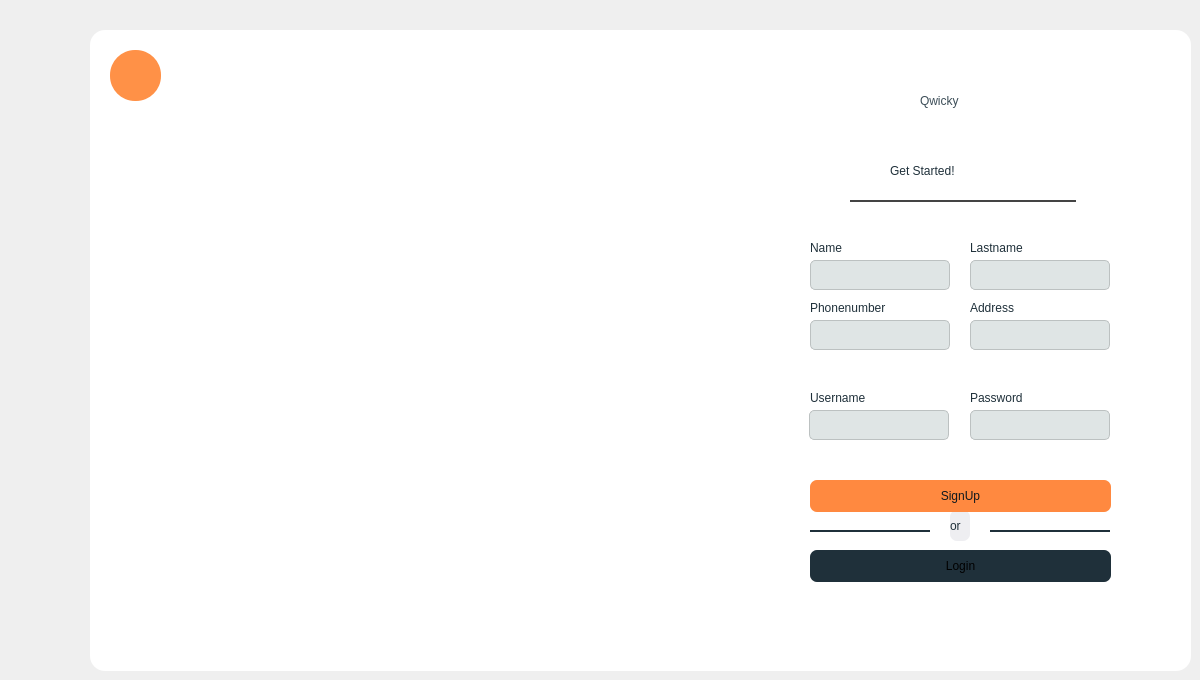
    <widget class="QWidget" name="Signup_QW">
     <widget class="QGroupBox" name="groupBox_2">
      <property name="geometry">
       <rect>
        <x>90</x>
        <y>30</y>
        <width>1101</width>
        <height>641</height>
       </rect>
      </property>
      <property name="styleSheet">
       <string notr="true">background: white;
    border-radius: 15px;</string>
      </property>
      <property name="title">
       <string/>
      </property>
      <widget class="QGroupBox" name="groupBox_4">
       <property name="geometry">
        <rect>
         <x>630</x>
         <y>0</y>
         <width>431</width>
         <height>621</height>
        </rect>
       </property>
       <property name="styleSheet">
        <string notr="true">background: white;
    border-radius: 7px;</string>
       </property>
       <property name="title">
        <string/>
       </property>
       <widget class="QLabel" name="label_8">
        <property name="geometry">
         <rect>
          <x>230</x>
          <y>480</y>
          <width>20</width>
          <height>31</height>
         </rect>
        </property>
        <property name="styleSheet">
         <string notr="true">font:  600 16pt &quot;Segoe UI&quot;;
color: rgb(31, 48, 58);
background: #eeeef1</string>
        </property>
        <property name="text">
         <string>or</string>
        </property>
       </widget>
       <widget class="Line" name="line_4">
        <property name="geometry">
         <rect>
          <x>90</x>
          <y>500</y>
          <width>120</width>
          <height>2</height>
         </rect>
        </property>
        <property name="styleSheet">
         <string notr="true">background-color: rgb(31, 48, 58);
    height: 1px;
    border: none;</string>
        </property>
        <property name="orientation">
         <enum>Qt::Horizontal</enum>
        </property>
       </widget>
       <widget class="Line" name="line_5">
        <property name="geometry">
         <rect>
          <x>270</x>
          <y>500</y>
          <width>120</width>
          <height>2</height>
         </rect>
        </property>
        <property name="styleSheet">
         <string notr="true">background-color: rgb(31, 48, 58);
height: 0.5px;</string>
        </property>
        <property name="orientation">
         <enum>Qt::Horizontal</enum>
        </property>
       </widget>
       <widget class="QLabel" name="label_9">
        <property name="geometry">
         <rect>
          <x>170</x>
          <y>120</y>
          <width>141</width>
          <height>41</height>
         </rect>
        </property>
        <property name="styleSheet">
         <string notr="true">color: rgb(31, 48, 58);

font: 600 20pt &quot;Monotype Corsiva&quot;;</string>
        </property>
        <property name="text">
         <string>Get Started!</string>
        </property>
       </widget>
       <widget class="Line" name="line_6">
        <property name="geometry">
         <rect>
          <x>130</x>
          <y>170</y>
          <width>226</width>
          <height>2</height>
         </rect>
        </property>
        <property name="styleSheet">
         <string notr="true">background-color: rgb(68, 68, 68);
    height: 1px;
    border: none;</string>
        </property>
        <property name="orientation">
         <enum>Qt::Horizontal</enum>
        </property>
       </widget>
       <widget class="QLabel" name="Password_L">
        <property name="geometry">
         <rect>
          <x>250</x>
          <y>360</y>
          <width>91</width>
          <height>16</height>
         </rect>
        </property>
        <property name="styleSheet">
         <string notr="true">color: rgb(31, 48, 58);
font: 600 10pt &quot;Segoe UI&quot;;</string>
        </property>
        <property name="text">
         <string>Password</string>
        </property>
       </widget>
       <widget class="QLabel" name="Logo2_L">
        <property name="geometry">
         <rect>
          <x>210</x>
          <y>20</y>
          <width>41</width>
          <height>41</height>
         </rect>
        </property>
        <property name="styleSheet">
         <string notr="true">color: rgb(31, 48, 58);</string>
        </property>
        <property name="text">
         <string/>
        </property>
        <property name="pixmap">
         <pixmap resource="data/mainresources.qrc">:/new/prefix1/images/logo2.png</pixmap>
        </property>
        <property name="scaledContents">
         <bool>true</bool>
        </property>
       </widget>
       <widget class="QLabel" name="Qwicky2_L">
        <property name="geometry">
         <rect>
          <x>200</x>
          <y>60</y>
          <width>61</width>
          <height>21</height>
         </rect>
        </property>
        <property name="styleSheet">
         <string notr="true">color: rgb(61, 78, 88);
font: 600 13pt &quot;Segoe UI&quot;;</string>
        </property>
        <property name="text">
         <string>Qwicky</string>
        </property>
       </widget>
       <widget class="QPushButton" name="ShowPass2_PB">
        <property name="geometry">
         <rect>
          <x>360</x>
          <y>380</y>
          <width>21</width>
          <height>31</height>
         </rect>
        </property>
        <property name="styleSheet">
         <string notr="true">	background-color: none;</string>
        </property>
        <property name="text">
         <string/>
        </property>
        <property name="icon">
         <iconset resource="data/mainresources.qrc">
          <normaloff>:/icons/images/icons/openeye.png</normaloff>:/icons/images/icons/openeye.png</iconset>
        </property>
        <property name="iconSize">
         <size>
          <width>20</width>
          <height>20</height>
         </size>
        </property>
       </widget>
       <widget class="QLineEdit" name="Password2_LE">
        <property name="geometry">
         <rect>
          <x>250</x>
          <y>380</y>
          <width>140</width>
          <height>30</height>
         </rect>
        </property>
        <property name="styleSheet">
         <string notr="true">QLineEdit {
	background-color: rgb(223, 229, 229);
	color: rgb(31, 48, 58);
	border-radius: 5px;
	border-width: 0.5px;
	border-style: solid;
	border-color: rgb(188, 193, 193);
	padding-left: 5px;
	padding-right: 35;
}

QLineEdit:focus {
    border-color: rgb(52, 81, 98);
}</string>
        </property>
       </widget>
       <widget class="QLabel" name="Username2_L">
        <property name="geometry">
         <rect>
          <x>90</x>
          <y>360</y>
          <width>91</width>
          <height>16</height>
         </rect>
        </property>
        <property name="styleSheet">
         <string notr="true">color: rgb(31, 48, 58);
font: 600 10pt &quot;Segoe UI&quot;;</string>
        </property>
        <property name="text">
         <string>Username</string>
        </property>
       </widget>
       <widget class="QLineEdit" name="Username2_LE">
        <property name="geometry">
         <rect>
          <x>89</x>
          <y>380</y>
          <width>140</width>
          <height>30</height>
         </rect>
        </property>
        <property name="styleSheet">
         <string notr="true">QLineEdit {
	background-color: rgb(223, 229, 229);
	color: rgb(31, 48, 58);
	border-radius: 5px;
	border-width: 0.5px;
	border-style: solid;
	border-color: rgb(188, 193, 193);
	padding-left: 5px;
}

QLineEdit:focus {
    border-color: rgb(52, 81, 98);
}</string>
        </property>
       </widget>
       <widget class="QLineEdit" name="Name_LE">
        <property name="geometry">
         <rect>
          <x>90</x>
          <y>230</y>
          <width>140</width>
          <height>30</height>
         </rect>
        </property>
        <property name="styleSheet">
         <string notr="true">QLineEdit {
	background-color: rgb(223, 229, 229);
	color: rgb(31, 48, 58);
	border-radius: 5px;
	border-width: 0.5px;
	border-style: solid;
	border-color: rgb(188, 193, 193);
	padding-left: 5px;
}

QLineEdit:focus {
    border-color: rgb(52, 81, 98);
}</string>
        </property>
        <property name="text">
         <string/>
        </property>
       </widget>
       <widget class="QLabel" name="Name_L">
        <property name="geometry">
         <rect>
          <x>90</x>
          <y>210</y>
          <width>91</width>
          <height>16</height>
         </rect>
        </property>
        <property name="styleSheet">
         <string notr="true">color: rgb(31, 48, 58);
font: 600 10pt &quot;Segoe UI&quot;;</string>
        </property>
        <property name="text">
         <string>Name</string>
        </property>
       </widget>
       <widget class="QLabel" name="Lastname_L">
        <property name="geometry">
         <rect>
          <x>250</x>
          <y>210</y>
          <width>91</width>
          <height>16</height>
         </rect>
        </property>
        <property name="styleSheet">
         <string notr="true">color: rgb(31, 48, 58);
font: 600 10pt &quot;Segoe UI&quot;;</string>
        </property>
        <property name="text">
         <string>Lastname</string>
        </property>
       </widget>
       <widget class="QLineEdit" name="Lastname_LE">
        <property name="geometry">
         <rect>
          <x>250</x>
          <y>230</y>
          <width>140</width>
          <height>30</height>
         </rect>
        </property>
        <property name="styleSheet">
         <string notr="true">QLineEdit {
	background-color: rgb(223, 229, 229);
	color: rgb(31, 48, 58);
	border-radius: 5px;
	border-width: 0.5px;
	border-style: solid;
	border-color: rgb(188, 193, 193);
	padding-left: 5px;
}

QLineEdit:focus {
    border-color: rgb(52, 81, 98);
}</string>
        </property>
        <property name="text">
         <string/>
        </property>
       </widget>
       <widget class="QLineEdit" name="Phonenumber_LE">
        <property name="geometry">
         <rect>
          <x>90</x>
          <y>290</y>
          <width>140</width>
          <height>30</height>
         </rect>
        </property>
        <property name="styleSheet">
         <string notr="true">QLineEdit {
	background-color: rgb(223, 229, 229);
	color: rgb(31, 48, 58);
	border-radius: 5px;
	border-width: 0.5px;
	border-style: solid;
	border-color: rgb(188, 193, 193);
	padding-left: 5px;
}

QLineEdit:focus {
    border-color: rgb(52, 81, 98);
}</string>
        </property>
        <property name="text">
         <string/>
        </property>
       </widget>
       <widget class="QLabel" name="Phonenumber_L">
        <property name="geometry">
         <rect>
          <x>90</x>
          <y>270</y>
          <width>91</width>
          <height>16</height>
         </rect>
        </property>
        <property name="styleSheet">
         <string notr="true">color: rgb(31, 48, 58);
font: 600 10pt &quot;Segoe UI&quot;;</string>
        </property>
        <property name="text">
         <string>Phonenumber</string>
        </property>
       </widget>
       <widget class="QLineEdit" name="Address_LE">
        <property name="geometry">
         <rect>
          <x>250</x>
          <y>290</y>
          <width>140</width>
          <height>30</height>
         </rect>
        </property>
        <property name="styleSheet">
         <string notr="true">QLineEdit {
	background-color: rgb(223, 229, 229);
	color: rgb(31, 48, 58);
	border-radius: 5px;
	border-width: 0.5px;
	border-style: solid;
	border-color: rgb(188, 193, 193);
	padding-left: 5px;
}

QLineEdit:focus {
    border-color: rgb(52, 81, 98);
}</string>
        </property>
        <property name="text">
         <string/>
        </property>
       </widget>
       <widget class="QPushButton" name="Login2_PB">
        <property name="geometry">
         <rect>
          <x>90</x>
          <y>520</y>
          <width>301</width>
          <height>32</height>
         </rect>
        </property>
        <property name="styleSheet">
         <string notr="true">QPushButton {
    background-color: rgb(31, 48, 58);
    border: none;
    border-radius: 7px;
}
QPushButton::pressed {
    background-color: rgb(16, 25, 30);
}</string>
        </property>
        <property name="text">
         <string>Login</string>
        </property>
       </widget>
       <widget class="QLabel" name="Address_L">
        <property name="geometry">
         <rect>
          <x>250</x>
          <y>270</y>
          <width>91</width>
          <height>16</height>
         </rect>
        </property>
        <property name="styleSheet">
         <string notr="true">color: rgb(31, 48, 58);
font: 600 10pt &quot;Segoe UI&quot;;</string>
        </property>
        <property name="text">
         <string>Address</string>
        </property>
       </widget>
       <widget class="QPushButton" name="SignUp2_PB">
        <property name="geometry">
         <rect>
          <x>90</x>
          <y>450</y>
          <width>301</width>
          <height>32</height>
         </rect>
        </property>
        <property name="palette">
         <palette>
          <active>
           <colorrole role="Button">
            <brush brushstyle="SolidPattern">
             <color alpha="255">
              <red>255</red>
              <green>137</green>
              <blue>64</blue>
             </color>
            </brush>
           </colorrole>
           <colorrole role="Text">
            <brush brushstyle="SolidPattern">
             <color alpha="255">
              <red>31</red>
              <green>48</green>
              <blue>58</blue>
             </color>
            </brush>
           </colorrole>
           <colorrole role="ButtonText">
            <brush brushstyle="SolidPattern">
             <color alpha="255">
              <red>15</red>
              <green>24</green>
              <blue>29</blue>
             </color>
            </brush>
           </colorrole>
           <colorrole role="Base">
            <brush brushstyle="SolidPattern">
             <color alpha="255">
              <red>255</red>
              <green>137</green>
              <blue>64</blue>
             </color>
            </brush>
           </colorrole>
           <colorrole role="Window">
            <brush brushstyle="SolidPattern">
             <color alpha="255">
              <red>255</red>
              <green>137</green>
              <blue>64</blue>
             </color>
            </brush>
           </colorrole>
          </active>
          <inactive>
           <colorrole role="Button">
            <brush brushstyle="SolidPattern">
             <color alpha="255">
              <red>255</red>
              <green>137</green>
              <blue>64</blue>
             </color>
            </brush>
           </colorrole>
           <colorrole role="Text">
            <brush brushstyle="SolidPattern">
             <color alpha="255">
              <red>31</red>
              <green>48</green>
              <blue>58</blue>
             </color>
            </brush>
           </colorrole>
           <colorrole role="ButtonText">
            <brush brushstyle="SolidPattern">
             <color alpha="255">
              <red>15</red>
              <green>24</green>
              <blue>29</blue>
             </color>
            </brush>
           </colorrole>
           <colorrole role="Base">
            <brush brushstyle="SolidPattern">
             <color alpha="255">
              <red>255</red>
              <green>137</green>
              <blue>64</blue>
             </color>
            </brush>
           </colorrole>
           <colorrole role="Window">
            <brush brushstyle="SolidPattern">
             <color alpha="255">
              <red>255</red>
              <green>137</green>
              <blue>64</blue>
             </color>
            </brush>
           </colorrole>
          </inactive>
          <disabled>
           <colorrole role="Button">
            <brush brushstyle="SolidPattern">
             <color alpha="255">
              <red>255</red>
              <green>137</green>
              <blue>64</blue>
             </color>
            </brush>
           </colorrole>
           <colorrole role="Base">
            <brush brushstyle="SolidPattern">
             <color alpha="255">
              <red>255</red>
              <green>137</green>
              <blue>64</blue>
             </color>
            </brush>
           </colorrole>
           <colorrole role="Window">
            <brush brushstyle="SolidPattern">
             <color alpha="255">
              <red>255</red>
              <green>137</green>
              <blue>64</blue>
             </color>
            </brush>
           </colorrole>
          </disabled>
         </palette>
        </property>
        <property name="styleSheet">
         <string notr="true">QPushButton {
    background-color: rgb(255, 137, 64);
    border: none;
    border-radius: 7px;
}
QPushButton::pressed {
    background-color: rgb(255, 85, 0);
}</string>
        </property>
        <property name="text">
         <string>SignUp</string>
        </property>
       </widget>
       <widget class="QProgressBar" name="Strength_PB">
        <property name="geometry">
         <rect>
          <x>250</x>
          <y>415</y>
          <width>105</width>
          <height>9</height>
         </rect>
        </property>
        <property name="minimumSize">
         <size>
          <width>1</width>
          <height>8</height>
         </size>
        </property>
        <property name="styleSheet">
         <string notr="true">QProgressBar {
    border: none;
    border-radius: 5px;
    padding-left: 1px;
}

QProgressBar::chunk {
    background-color: qlineargradient(spread:pad, x1:0, y1:0.5, x2:1, y2:0.5, stop:0 rgba(0, 170, 255, 255), stop:1 rgba(0, 170, 255, 255));
    width: 14.5px;
    height: 4px;
    margin: 3px;
}

QProgressBar[value=&quot;1&quot;]::chunk {
    background-color: rgb(255, 0, 0);
    width: 14.5px;
    height: 4px;
    margin: 3px;
}
QProgressBar[value=&quot;2&quot;]::chunk {
    background-color: rgb(255, 0, 0);
    width: 14.5px;
    height: 4px;
    margin: 3px;
}
QProgressBar[value=&quot;3&quot;]::chunk {
    background-color: rgb(255, 255, 0);
    width: 14.5px;
    height: 4px;
    margin: 3px;
}
QProgressBar[value=&quot;4&quot;]::chunk {
    background-color: rgb(255, 255, 0);
    width: 14.5px;
    height: 4px;
    margin: 3px;
}
QProgressBar[value=&quot;5&quot;]::chunk {
    background-color: rgb(0, 255, 0);
    width: 14.5px;
    height: 4px;
    margin: 3px;
}
QProgressBar[value=&quot;6&quot;]::chunk {
    background-color: rgb(0, 255, 0);
    width: 14.5px;
    height: 4px;
    margin: 3px;
}

</string>
        </property>
        <property name="minimum">
         <number>0</number>
        </property>
        <property name="maximum">
         <number>5</number>
        </property>
        <property name="value">
         <number>0</number>
        </property>
        <property name="textVisible">
         <bool>false</bool>
        </property>
        <property name="format">
         <string notr="true">%p%</string>
        </property>
       </widget>
       <widget class="QLabel" name="Strength_L">
        <property name="geometry">
         <rect>
          <x>360</x>
          <y>386</y>
          <width>30</width>
          <height>65</height>
         </rect>
        </property>
        <property name="styleSheet">
         <string notr="true">color: rgb(31, 48, 58);
font: 600 8pt &quot;Segoe UI&quot;;
background: none;</string>
        </property>
        <property name="text">
         <string/>
        </property>
       </widget>
       <zorder>label_8</zorder>
       <zorder>line_4</zorder>
       <zorder>line_5</zorder>
       <zorder>label_9</zorder>
       <zorder>line_6</zorder>
       <zorder>Password_L</zorder>
       <zorder>Logo2_L</zorder>
       <zorder>Qwicky2_L</zorder>
       <zorder>Password2_LE</zorder>
       <zorder>Username2_LE</zorder>
       <zorder>Login2_PB</zorder>
       <zorder>SignUp2_PB</zorder>
       <zorder>Username2_L</zorder>
       <zorder>Name_LE</zorder>
       <zorder>Name_L</zorder>
       <zorder>Lastname_L</zorder>
       <zorder>Lastname_LE</zorder>
       <zorder>Phonenumber_LE</zorder>
       <zorder>Phonenumber_L</zorder>
       <zorder>Address_LE</zorder>
       <zorder>Address_L</zorder>
       <zorder>Strength_PB</zorder>
       <zorder>Strength_L</zorder>
       <zorder>ShowPass2_PB</zorder>
      </widget>
      <widget class="QLabel" name="label_13">
       <property name="geometry">
        <rect>
         <x>10</x>
         <y>10</y>
         <width>620</width>
         <height>620</height>
        </rect>
       </property>
       <property name="styleSheet">
        <string notr="true"/>
       </property>
       <property name="text">
        <string/>
       </property>
       <property name="pixmap">
        <pixmap resource="data/mainresources.qrc">:/new/prefix1/images/sign.png</pixmap>
       </property>
       <property name="scaledContents">
        <bool>true</bool>
       </property>
      </widget>
      <widget class="QPushButton" name="Back_PB">
       <property name="geometry">
        <rect>
         <x>20</x>
         <y>20</y>
         <width>51</width>
         <height>51</height>
        </rect>
       </property>
       <property name="styleSheet">
        <string notr="true">QPushButton {
    background-color: rgb(255, 145, 71);
    border: none;
    border-radius:  25px;
}
QPushButton::pressed {
    background-color: rgb(255, 137, 64);
}</string>
       </property>
       <property name="text">
        <string/>
       </property>
       <property name="icon">
        <iconset resource="data/mainresources.qrc">
         <normaloff>:/icons/images/icons/back.png</normaloff>:/icons/images/icons/back.png</iconset>
       </property>
       <property name="iconSize">
        <size>
         <width>22</width>
         <height>22</height>
        </size>
       </property>
      </widget>
     </widget>
    </widget>
